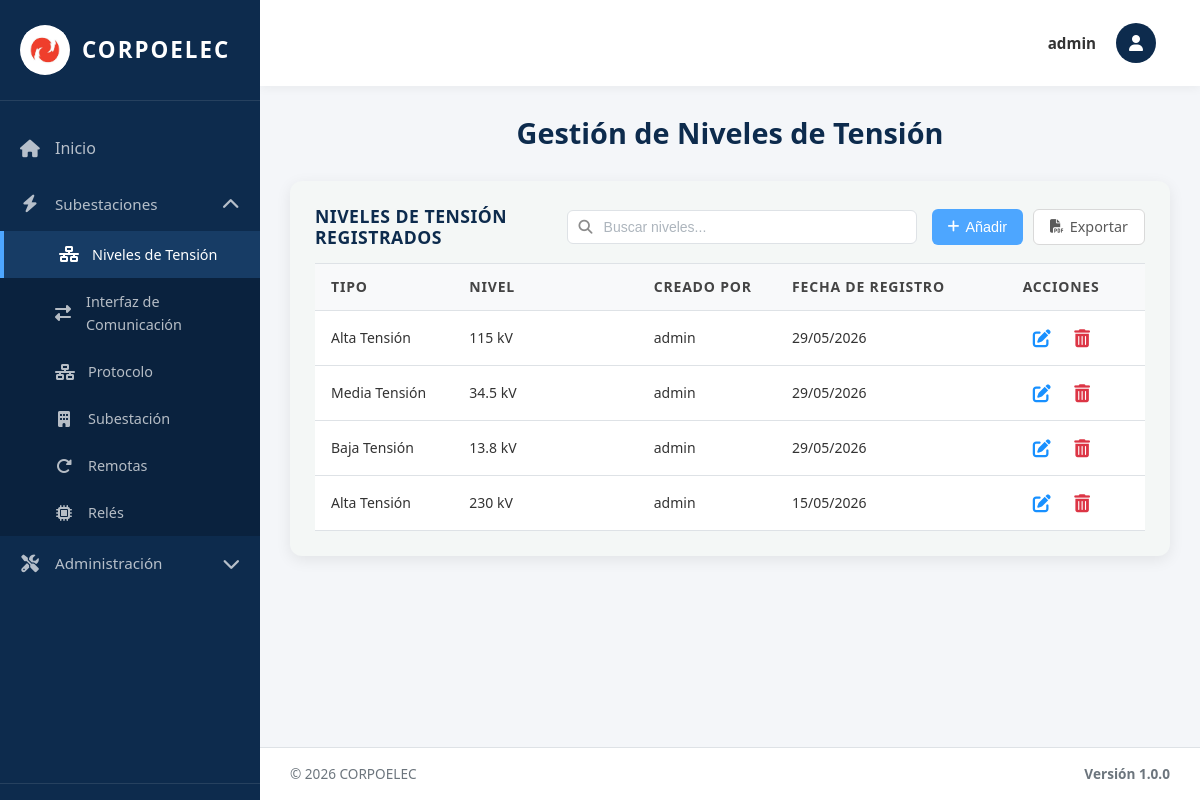
The app's page /tensiones/ (signed in), older data.
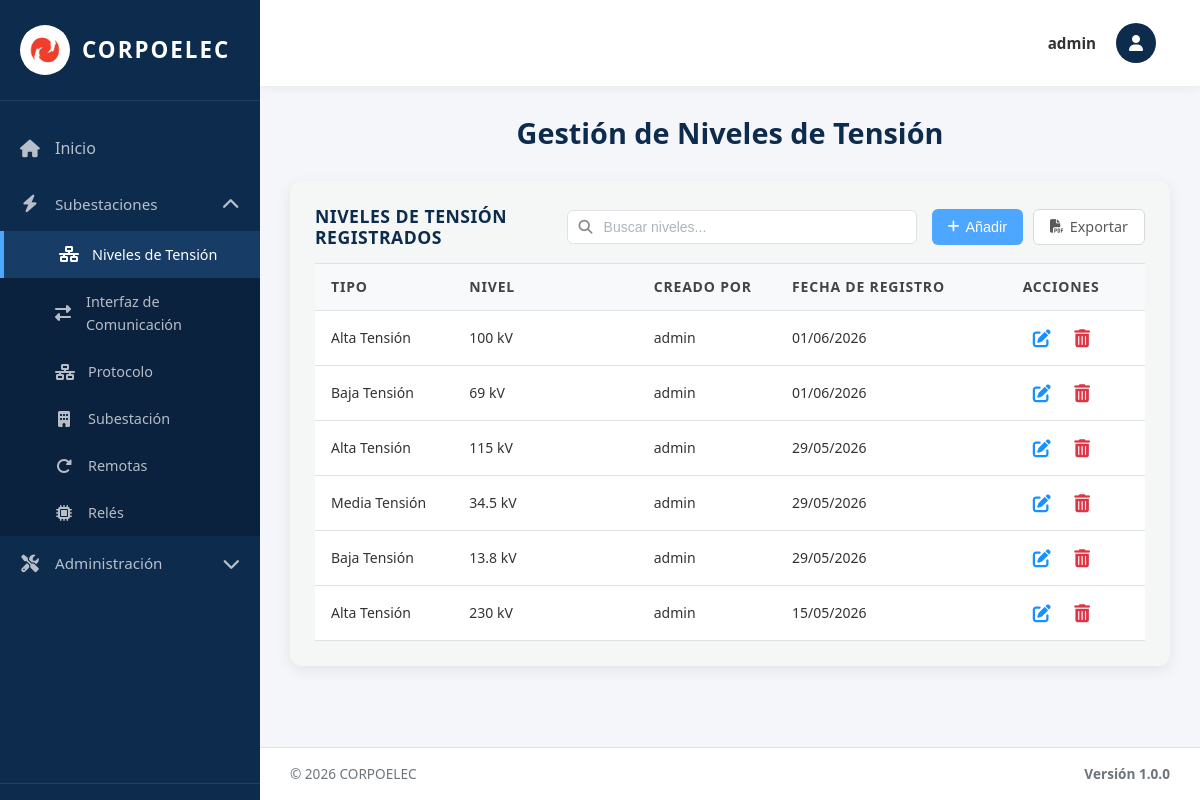
The same page, newer data.
### equipos/models.py (models this page shows, shortened)
class NivelTension(models.Model):
    TIPO_CHOICES = [
        ('AT', 'Alta Tensión'),
        ('MT', 'Media Tensión'),
        ('BT', 'Baja Tensión'),
    ]
    NIVEL_CHOICES = [
        ('230kV', '230 kV'),
        ('115kV', '115 kV'),
        ('34.5kV', '34.5 kV'),
        ('13.8kV', '13.8 kV'),
    ]
    Id_Ten = models.AutoField(primary_key=True)  # Identificador único
    Tipo_ten = models.CharField(max_length=5, choices=TIPO_CHOICES, default='AT')  # Tipo de tensión (AT/MT/BT)
    Nivel = models.CharField(max_length=10, choices=NIVEL_CHOICES)  # Valor del nivel (115kV, 34.5kV, etc.)
    Fecha_Reg = models.DateField(auto_now_add=True)  # Fecha de registro automática
    creado_por = models.ForeignKey(User, on_delete=models.SET_NULL, null=True, blank=True, related_name='niveles_tension_creados')  # Usuario que creó el registro
    class Meta:
        verbose_name = 'Nivel de Tensión'
        verbose_name_plural = 'Niveles de Tensión'
        ordering = ['Id_Ten']  # Orden por ID ascendente

### equipos/views.py (the view, shortened to what this page needs)
# urls.py: path('tensiones/', tensiones_view, name='tensiones'),
@no_cache
@login_required(login_url='/login/')
def tensiones_view(request):
    tensiones = NivelTension.objects.all().order_by('-Fecha_Reg', '-Id_Ten')
    paginator = Paginator(tensiones, 10)
    page_number = request.GET.get('page')
    page_obj = paginator.get_page(page_number)
    context = {
        'title': 'Niveles de Tensión',
        'page_obj': page_obj,
        'tensiones': tensiones,
        'tipo_choices': NivelTension.TIPO_CHOICES,
        'nivel_choices': NivelTension.NIVEL_CHOICES,
        'nivel_choices_simple': [(v, v) for v, _ in NivelTension.NIVEL_CHOICES],
        'is_admin': request.user.is_superuser,
        'puede_crear': puede_crear(request),
        'puede_actualizar': puede_actualizar(request),
        'puede_eliminar': puede_eliminar(request),
    }
    return render(request, 'tensiones.html', context)

### equipos/context_processors.py (called while the page is built, shortened)
def permisos_usuario(request):
    if request.user.is_superuser:
        return {
            'permisos_usuario': {'crear': True, 'actualizar': True, 'eliminar': True},
            'puede_crear': True,
            'puede_actualizar': True,
            'puede_eliminar': True,
        }

### templates/tensiones.html (shortened to what this page needs)
{% extends 'base.html' %}
{% load static %}
{% block content %}
<div class="welcome-text">
  <h2>Gestión de Niveles de Tensión</h2>
</div>
<div class="table-section">
<div class="table-header">
  <h3>Niveles de Tensión Registrados</h3>
  <div class="search-container">
    <input type="text" class="search-input" id="searchInput" placeholder="Buscar niveles..." onkeyup="filterTable()">
  </div>
  <div class="action-buttons">
    {% if puede_crear %}
    <button type="button" class="btn btn-primary btn-add-top" onclick="abrirAddModal()">
      <i class="fas fa-plus"></i> Añadir
    </button>
    {% endif %}
    <a href="{% url 'exportar_tensiones_pdf' %}" class="btn btn-secondary btn-add-top">
      <i class="fas fa-file-pdf"></i> Exportar
    </a>
  </div>
</div>
  {% if page_obj.object_list %}
  <table class="data-table">
    <thead>
        <tr>
          <th width="15%">Tipo</th>
          <th width="20%">Nivel</th>
          {% if is_admin %}<th width="15%">Creado Por</th>{% endif %}
          <th width="25%">Fecha de Registro</th>
          <th width="15%">Acciones</th>
        </tr>
    </thead>
    <tbody>
      {% for nivel in page_obj %}
      <tr>
        <td>{{ nivel.get_Tipo_ten_display }}</td>
        <td>{{ nivel.get_Nivel_display }}</td>
        {% if is_admin %}<td>{{ nivel.creado_por.username|default:"Sistema" }}</td>{% endif %}
        <td>{{ nivel.Fecha_Reg|date:"d/m/Y" }}</td>
        <td class="actions-cell">
          {% if puede_actualizar %}
          <button type="button" class="btn-icon btn-edit" title="Editar" onclick='openEditModal({{ nivel.Id_Ten }}, "{{ nivel.Tipo_ten }}", "{{ nivel.Nivel }}")'>
            <i class="fas fa-edit"></i>
          </button>
          {% endif %}
          {% if puede_eliminar %}
          <form method="post" style="display: inline;" onsubmit="return confirmarEliminacion(this);">
            <button type="submit" class="btn-icon btn-delete" title="Eliminar">
              <i class="fas fa-trash-alt"></i>
            </button>
          </form>
          {% endif %}
        </td>
      </tr>
      {% endfor %}
    </tbody>
  </table>
  {% else %}
  <p class="no-data">No hay niveles de tensión registrados.</p>
  {% endif %}
</div>
{% endblock %}

Row changes from the older to the newer data that the page shows:
added NivelTension: Tipo_ten "Alta Tensión", Nivel "100 kV", creado_por.username "admin", Fecha_Reg "01/06/2026"
added NivelTension: Tipo_ten "Baja Tensión", Nivel "69 kV", creado_por.username "admin", Fecha_Reg "01/06/2026"
